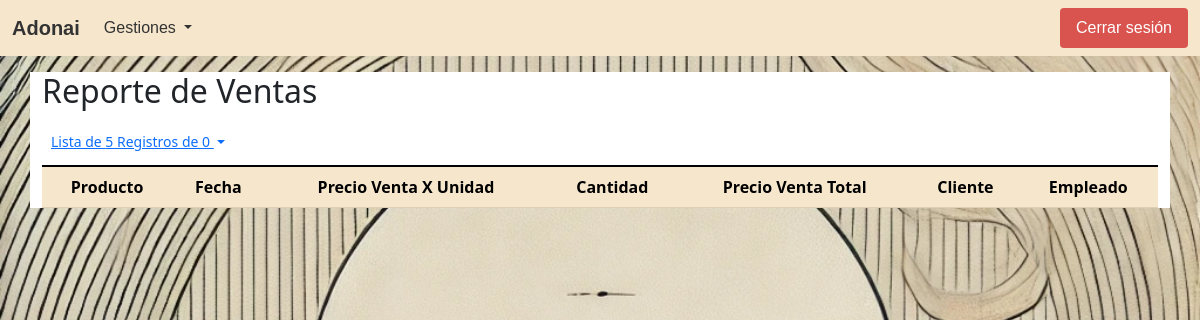
Page /reporte_ventas_x_empleado.php (signed in) on the earlier database version.
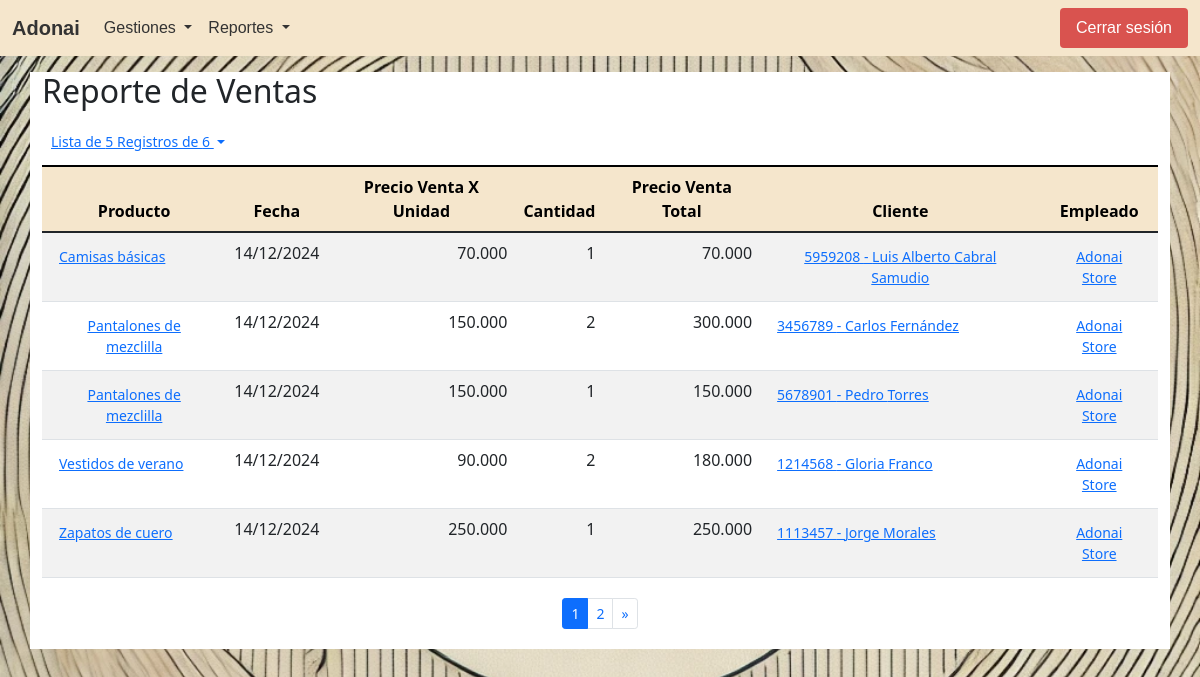
Same page on the later database version.
### tables this page shows
CREATE TABLE IF NOT EXISTS `ventas` (
  `id_venta` int(11) NOT NULL AUTO_INCREMENT,
  `id_producto` int(11) NOT NULL,
  `fecha` date NOT NULL,
  `precio_venta_x_unidad` decimal(10,2) NOT NULL,
  `cantidad` int(11) NOT NULL,
  `precio_venta_total` int(11) NOT NULL,
  `id_cliente` int(11) DEFAULT NULL,
  `id_empleado` int(11) NOT NULL,
  `id_punto_venta` int(11) DEFAULT NULL,
  `estado` enum('ACTIVO','ANULADO') DEFAULT 'ACTIVO',
  `fch_estado` datetime DEFAULT NULL,
  `creado_en` datetime DEFAULT NULL,
  `actualizado_en` datetime DEFAULT NULL,
  PRIMARY KEY (`id_venta`),
  KEY `id_cliente` (`id_cliente`),
  KEY `id_punto_venta` (`id_punto_venta`),
  KEY `prod_vent_fk` (`id_producto`),
  KEY `empl_vent_fk` (`id_empleado`)
);

CREATE TABLE IF NOT EXISTS `productos` (
  `id_producto` int(11) NOT NULL AUTO_INCREMENT,
  `descripcion` text,
  `stock` int(11) NOT NULL,
  `id_proveedor` int(11) DEFAULT NULL,
  `estado` enum('ACTIVO','INACTIVO') DEFAULT 'ACTIVO',
  `fch_estado` datetime DEFAULT NULL,
  `creado_en` datetime DEFAULT NULL,
  `actualizado_en` datetime DEFAULT NULL,
  PRIMARY KEY (`id_producto`),
  KEY `id_proveedor` (`id_proveedor`)
);

CREATE TABLE IF NOT EXISTS `clientes` (
  `id_cliente` int(11) NOT NULL AUTO_INCREMENT,
  `cedula` varchar(50) NOT NULL,
  `ruc` varchar(50) DEFAULT NULL,
  `nombre` varchar(100) NOT NULL,
  `apellido` varchar(100) NOT NULL,
  `direccion` text,
  `telefono` varchar(15) DEFAULT NULL,
  `estado` enum('ACTIVO','INACTIVO') DEFAULT 'ACTIVO',
  `fch_estado` datetime DEFAULT NULL,
  `creado_en` datetime DEFAULT NULL,
  `actualizado_en` datetime DEFAULT NULL,
  PRIMARY KEY (`id_cliente`)
);

### procesos/Ventanas.php (called while the page is built, shortened)
<?php
class Ventanas
{
    private $dbConnect = null;
    public function __construct()
    {
        $Conexion = new Conexion();
        $this->dbConnect = $Conexion->conectar();
    }
    public function getVentanasPorRolGrupo($id_rol, $grupo)
    {
        $conn = $this->dbConnect;
        $sql = "SELECT distinct vent.id_ventana, vent.descripcion FROM ventanas vent, rol_ventanas rove where rove.id_ventana=vent.id_ventana and vent.estado='ACTIVO' and rove.estado='ACTIVO' and rove.id_rol = ? and vent.grupo = ?";
        $stmt = $conn->prepare($sql);
        $stmt->bind_param("is", $id_rol, $grupo);
        $result = $stmt->execute();
        $result = $stmt->get_result();
        return $result;
    }
    public function getGruposVentanasPorRol($id_rol)
    {
        $conn = $this->dbConnect;
        $sql = "SELECT distinct vent.grupo FROM ventanas vent, rol_ventanas rove where rove.id_ventana=vent.id_ventana and vent.estado='ACTIVO' and rove.estado='ACTIVO' and rove.id_rol = ?";
        $stmt = $conn->prepare($sql);
        $stmt->bind_param("i", $id_rol);
        $result = $stmt->execute();
        $result = $stmt->get_result();
        return $result;
    }
}

### procesos/Ventas.php (called while the page is built, shortened)
<?php
class Ventas
{
    private $dbConnect = null;
    public function __construct()
    {
        $Conexion = new Conexion();
        $this->dbConnect = $Conexion->conectar();
    }
    public function getTotalItemsVentasReporteEmpleado($id_empleado = -1, $id_producto = -1, $id_cliente = -1)
    {
        $total_registros  = 1;
        $conn = $this->dbConnect;
        $sql = "select count(*) as total_registros from ventas vent, productos prod, clientes clie, empleados empl where vent.id_producto=prod.id_producto and clie.id_cliente=vent.id_cliente and empl.id_empleado=vent.id_empleado and vent.estado = 'ACTIVO' ";
        if ($id_empleado != -1) {
            $sql = "$sql and vent.id_empleado = ? ";
        } else {
            $sql = "$sql and (vent.id_empleado = ? or vent.id_empleado = vent.id_empleado) ";
        }
        if ($id_producto > -1) {
            $sql = "$sql and vent.id_producto = ?";
        } else {
            $sql = "$sql and (vent.id_producto = ? or vent.id_producto = vent.id_producto) ";
        }
        if ($id_cliente > -1) {
            $sql = "$sql and vent.id_cliente = ?";
        } else {
            $sql = "$sql and (vent.id_cliente = ? or vent.id_cliente = vent.id_cliente) ";
        }
        $stmt = $conn->prepare($sql);
        $result = $stmt->bind_param("iii", $id_empleado, $id_producto, $id_cliente);
        $result = $stmt->execute();
        $result = $stmt->get_result();
        if ($result->num_rows > 0) {
            $row = $result->fetch_assoc();
            $total_registros = $row['total_registros'];
        }
        return $total_registros;
    }
    public function getVentasReporteEmpleado($id_empleado = -1, $id_producto = -1, $id_cliente = -1, $page = 1, $num_results_on_page = 5)
    {
        $calc_page = ($page - 1) * $num_results_on_page;
        $conn = $this->dbConnect;
        $sql = "select vent.id_venta, vent.id_producto, prod.descripcion, vent.fecha, vent.precio_venta_x_unidad, vent.cantidad, vent.precio_venta_total, vent.id_cliente, clie.cedula, clie.nombre, clie.apellido, vent.id_empleado, CONCAT(empl.nombre, ' ', empl.apellido) nombre_empleado from ventas vent, productos prod, clientes clie, empleados empl where vent.id_producto=prod.id_producto and clie.id_cliente=vent.id_cliente and empl.id_empleado=vent.id_empleado and vent.estado = 'ACTIVO' ";
        if ($id_empleado != -1) {
            $sql = "$sql and vent.id_empleado = ? ";
        } else {
            $sql = "$sql and (vent.id_empleado = ? or vent.id_empleado = vent.id_empleado) ";
        }
        if ($id_producto > -1) {
            $sql = "$sql and vent.id_producto = ?";
        } else {
            $sql = "$sql and (vent.id_producto = ? or vent.id_producto = vent.id_producto) ";
        }
        if ($id_cliente > -1) {
            $sql = "$sql and vent.id_cliente = ?";
        } else {
            $sql = "$sql and (vent.id_cliente = ? or vent.id_cliente = vent.id_cliente) ";
        }
        $sql = "$sql ORDER BY vent.fecha desc LIMIT ?,?";
        $stmt = $conn->prepare($sql);
        $result = $stmt->bind_param("iiiii", $id_empleado, $id_producto, $id_cliente, $calc_page, $num_results_on_page);
        $result = $stmt->execute();
        $result = $stmt->get_result();
        return $result;
    }
}

### reporte_ventas_x_empleado.php (the view, shortened to what this page needs)
<?php
include_once 'procesos/Ventas.php';
$Ventas = new Ventas();
if ($_SERVER['REQUEST_METHOD'] == 'GET') {
    $num_results_on_page = isset($_GET['nrop']) && is_numeric($_GET['nrop']) ? $_GET['nrop'] : 5;
    $page = isset($_GET['pn']) && is_numeric($_GET['pn']) ? $_GET['pn'] : 1;
    $iprod = isset($_GET['iprod']) && is_string($_GET['iprod']) ? $_GET['iprod'] : -1;
    $iclie = isset($_GET['iclie']) && is_string($_GET['iclie']) ? $_GET['iclie'] : -1;
    if ($_SESSION['usuario']["rol"] == 1) {
        $iempl = isset($_GET['iempl']) && is_string($_GET['iempl']) ? $_GET['iempl'] : -1;
    } else {
        $iempl = $_SESSION['usuario']["id_empleado"];
    }
    $total_pages = $Ventas->getTotalItemsVentasReporteEmpleado($iempl, $iprod, $iclie);
    $result = $Ventas->getVentasReporteEmpleado($iempl, $iprod, $iclie, $page, $num_results_on_page);
};
?>
<!DOCTYPE html>
<html lang="es">
<head>
    <link href="https://cdn.jsdelivr.net/npm/bootstrap@5.1.3/dist/css/bootstrap.min.css" rel="stylesheet">
</head>
<body class="container-index">
    <?php
    include_once("navbar.php")
    ?>
    <div class="container bg-white mt-3">
        <h2>Reporte de Ventas</h2>
        <table class="table table-striped table-responsive caption-top mb-3">
            <caption>
                <div class="btn-group">
                    <button class="btn btn-link btn-sm dropdown-toggle" type="button" id="EstadoDropdown" data-bs-toggle="dropdown" data-bs-auto-close="true" aria-expanded="false">
                        Lista de <?php echo $num_results_on_page ?> Registros de <?php echo $total_pages ?>
                    </button>
                </div>
            </caption>
            <thead class="table-principal">
                <tr>
                    <th class="text-center">
                        <?php if ($iprod == -1): echo "Producto";
                        endif; ?>
                    </th>
                    <th class="text-center">Fecha</th>
                    <th class="text-center">Precio Venta X Unidad</th>
                    <th class="text-center">Cantidad</th>
                    <th class="text-center">Precio Venta Total</th>
                    <th class="text-center">
                        <?php if ($iclie == -1): echo "Cliente";
                        endif; ?>
                    </th>
                    <?php if ($_SESSION['usuario']["rol"] == 1): ?>
                        <th class="text-center">
                            <?php if ($iempl == -1): echo "Empleado";
                            endif; ?>
                        </th>
                    <?php endif; ?>
                </tr>
            </thead>
            <tbody>
                <?php while ($row = $result->fetch_assoc()): ?>
                    <tr>
                        <td>
                            <a href="reporte_ventas_x_empleado.php?e=<?php echo $estado; ?>&pn=<?php echo $page ?>&nrop=<?php echo $num_results_on_page ?>&iprod=<?php echo $row['id_producto'] ?>&iclie=<?php echo $iclie ?>&iempl=<?php echo $iempl ?>" class="btn btn-link btn-sm">
                                <?php echo $row['descripcion']; ?>
                            </a>
                        </td>
                        <td class="text-center">
                            <?php
                            $timestamp = strtotime($row['fecha']);
                            echo date('d/m/Y', $timestamp);
                            ?>
                        </td>
                        <td class="text-end"><?php echo number_format($row['precio_venta_x_unidad'], 0, '', '.'); ?></td>
                        <td class="text-end"><?php echo $row['cantidad']; ?></td>
                        <td class="text-end"><?php echo number_format($row['precio_venta_total'], 0, '', '.'); ?></td>
                        <td>
                            <a href="reporte_ventas_x_empleado.php?e=<?php echo $estado; ?>&pn=<?php echo $page ?>&nrop=<?php echo $num_results_on_page ?>&iprod=<?php echo $iprod ?>&iclie=<?php echo $row['id_cliente'] ?>&iempl=<?php echo $iempl ?>" class="btn btn-link btn-sm">
                                <?php echo $row['cedula']; ?> - <?php echo $row['nombre']; ?> <?php echo $row['apellido']; ?>
                            </a>
                        </td>
                        <?php if ($_SESSION['usuario']["rol"] == 1): ?>
                            <td>
                                <a href="reporte_ventas_x_empleado.php?e=<?php echo $estado; ?>&pn=<?php echo $page ?>&nrop=<?php echo $num_results_on_page ?>&iprod=<?php echo $iprod ?>&iclie=<?php echo $iclie ?>&iempl=<?php echo $row['id_empleado'] ?>" class="btn btn-link btn-sm">
                                    <?php echo $row['nombre_empleado']; ?>
                                </a>
                            </td>
                        <?php endif; ?>
                    </tr>
                <?php endwhile; ?>
            </tbody>
        </table>
        <?php if (ceil($total_pages / $num_results_on_page) > 0): ?>
            <nav aria-label="Navegación de la página" class="py-1">
                <ul class="pagination pagination-sm justify-content-center">
                    <li class="page-item active">
                        <span class="page-link"><?php echo $page ?></span>
                    </li>
                    <?php if ($page + 1 < ceil($total_pages / $num_results_on_page) + 1): ?>
                        <li class="page-item">
                            <a class="page-link" href="reporte_ventas_x_empleado.php?<?php if ($estado != "TODO"): echo "e=$estado&";
                                                                                        endif; ?>pn=<?php echo $page + 1 ?>&nrop=<?php echo $num_results_on_page ?>&iprod=<?php echo $iprod ?>&iclie=<?php echo $iclie ?>&iempl=<?php echo $iempl ?>"><?php echo $page + 1 ?></a>
                        </li>
                    <?php endif; ?>
                    <?php if ($page < ceil($total_pages / $num_results_on_page)): ?>
                        <li class="page-item">
                            <a class="page-link" href="reporte_ventas_x_empleado.php?<?php if ($estado != "TODO"): echo "e=$estado&";
                                                                                        endif; ?>pn=<?php echo $page + 1 ?>&nrop=<?php echo $num_results_on_page ?>&iprod=<?php echo $iprod ?>&iclie=<?php echo $iclie ?>&iempl=<?php echo $iempl ?>"><span aria-hidden="true">&raquo;</span></a>
                        </li>
                    <?php endif; ?>
                </ul>
            </nav>
        <?php endif; ?>
    </div>
</body>
</html>

### navbar.php (shortened to what this page needs)
<?php
$id_rol = $_SESSION['usuario']['rol'];
include_once 'procesos/Ventanas.php';
$Ventanas = new Ventanas();
?>
<link href="./assets/css/style-principal.css" rel="stylesheet">
<nav class="navbar navbar-expand-lg navbar-light navbar-adonai-store bg-principal">
    <div class="container-fluid">
        <a class="navbar-brand" href="index.php" style="color: #333333; font-weight: bold;">Adonai</a>
        <div class="collapse navbar-collapse" id="navbarNav">
            <ul class="navbar-nav">
                <?php
                $GruposVentanas = $Ventanas->getGruposVentanasPorRol($id_rol);
                while ($grupoVentana = $GruposVentanas->fetch_assoc()) {
                ?>
                    <li class="nav-item dropdown">
                        <a class="nav-link dropdown-toggle" href="#" id="navbarDropdown<?php echo $grupoVentana['grupo']; ?>" role="button" data-bs-toggle="dropdown" aria-expanded="false" style="color: #333333;">
                            <?php echo $grupoVentana['grupo']; ?>
                        </a>
                            <?php
                            $ventanas = $Ventanas->getVentanasPorRolGrupo($id_rol, $grupoVentana['grupo']);
                            ?>
                    </li>
                <?php } ?>
            </ul>
        </div>
        <a class="nav-item nav-link btn btn-outline-danger" style="color: #FFFFFF; background-color: #D9534F; border: none;" tabindex="-1" href="logout.php">Cerrar sesión</a>
    </div>
</nav>

### assets/css/style-principal.css (style rules this page uses)
.table-principal { --bs-table-bg: #f5e6cc; --bs-table-striped-bg: #e9dbc2; --bs-table-striped-color: #000; --bs-table-active-bg: #ddcfb8; --bs-table-active-color: #000; --bs-table-hover-bg: #e3d5bd; --bs-table-hover-color: #000; color: #000; border-color: #ddcfb8; }
.bg-principal { background-color: #f5e6cc !important; }

### reporte_ventas_x_empleado.php (style rules this page uses)
.container-index { background: url(./assets/img/bsb-logo.webp) no-repeat center center fixed; -webkit-background-size: cover; -moz-background-size: cover; -o-background-size: cover; background-size: cover; height: 100vh; }

### navbar.php (style rules this page uses)
.navbar-adonai-store { font-family: sans-serif; }

Differences in the rows shown:
added ventas: id_producto.descripcion "Camisas básicas", fecha "14/12/2024", precio_venta_x_unidad "70.000", cantidad "1", precio_venta_total "70.000", id_cliente.cedula "5959208", id_cliente.nombre "Luis Alberto", id_cliente.apellido "Cabral Samudio", nombre_empleado "Adonai Store"
added ventas: id_producto.descripcion "Pantalones de mezclilla", fecha "14/12/2024", precio_venta_x_unidad "150.000", cantidad "2", precio_venta_total "300.000", id_cliente.cedula "3456789", id_cliente.nombre "Carlos", id_cliente.apellido "Fernández", nombre_empleado "Adonai Store"
added ventas: id_producto.descripcion "Pantalones de mezclilla", fecha "14/12/2024", precio_venta_x_unidad "150.000", cantidad "1", precio_venta_total "150.000", id_cliente.cedula "5678901", id_cliente.nombre "Pedro", id_cliente.apellido "Torres", nombre_empleado "Adonai Store"
added ventas: id_producto.descripcion "Vestidos de verano", fecha "14/12/2024", precio_venta_x_unidad "90.000", cantidad "2", precio_venta_total "180.000", id_cliente.cedula "1214568", id_cliente.nombre "Gloria", id_cliente.apellido "Franco", nombre_empleado "Adonai Store"
added ventas: id_producto.descripcion "Zapatos de cuero", fecha "14/12/2024", precio_venta_x_unidad "250.000", cantidad "1", precio_venta_total "250.000", id_cliente.cedula "1113457", id_cliente.nombre "Jorge", id_cliente.apellido "Morales", nombre_empleado "Adonai Store"
Other differences:
$total_pages: "0" → "6"
$page: (not shown) → "1"
$page + 1: (not shown) → "2"
new list line: "Reportes"
